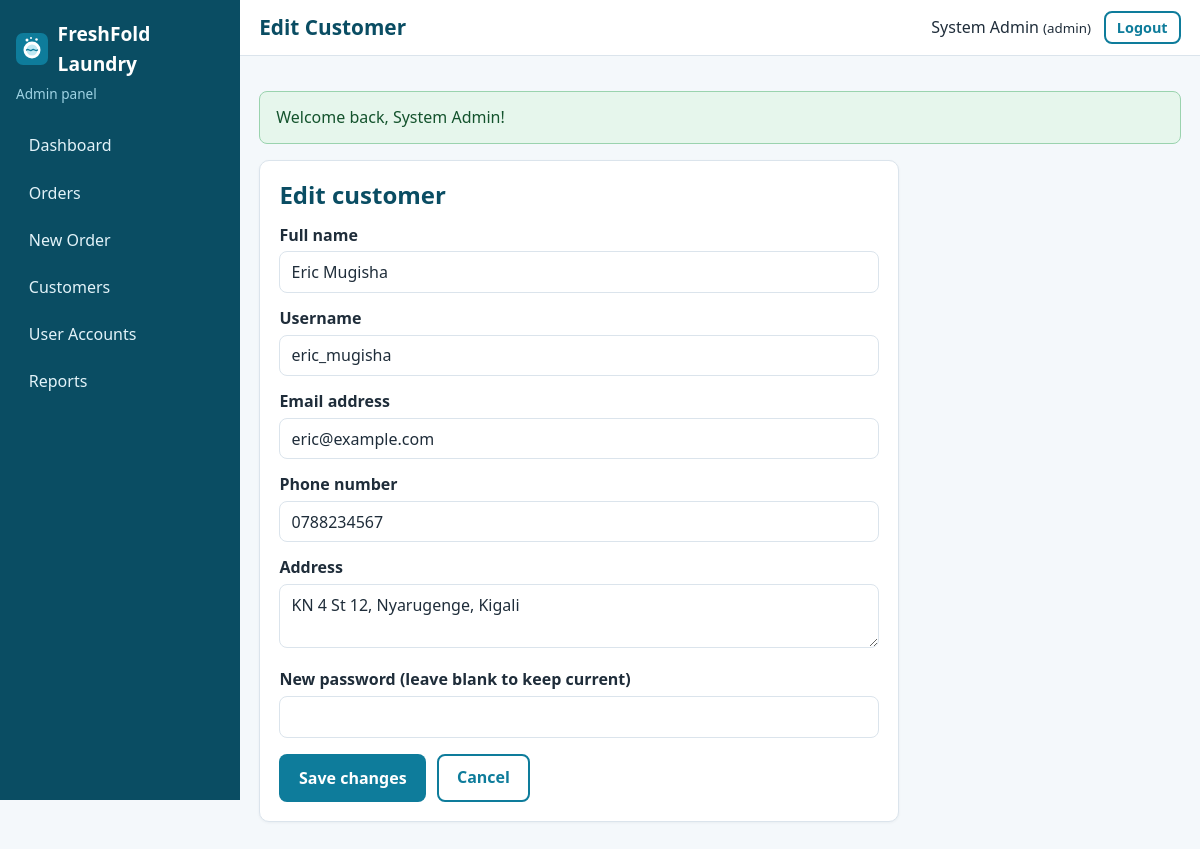
/admin/customer-form.php?id=2 (signed in), run on the app's committed database.
### tables this page shows
CREATE TABLE users (
    user_id       INT AUTO_INCREMENT PRIMARY KEY,
    username      VARCHAR(100) NOT NULL,
    email         VARCHAR(150) NOT NULL UNIQUE,
    password_hash VARCHAR(255) NOT NULL,               
    role          ENUM('admin','staff','customer') NOT NULL,
    created_at    TIMESTAMP DEFAULT CURRENT_TIMESTAMP
);

CREATE TABLE customers (
    customer_id INT AUTO_INCREMENT PRIMARY KEY,
    user_id     INT NOT NULL UNIQUE,                   
    full_name   VARCHAR(150) NOT NULL,
    phone       VARCHAR(20)  NOT NULL,
    address     TEXT NOT NULL,
    CONSTRAINT fk_customers_user
        FOREIGN KEY (user_id) REFERENCES users(user_id)
        ON DELETE CASCADE ON UPDATE CASCADE            
);

### app/controllers/CustomerController.php (called while the page is built, shortened)
<?php
class CustomerController
{
    public function adminForm(): void
    {
        requireRole(['admin']);
        $id       = (int) ($_GET['id'] ?? 0);
        $customer = null;
        if ($id > 0) {
            $customer = Customer::find($id);
        }
        $errors = [];
        $old    = $customer ?: ['username' => '', 'email' => '', 'full_name' => '', 'phone' => '', 'address' => ''];
        render('admin/customer_form', [
            'title'    => $customer ? 'Edit Customer' : 'Add Customer',
            'customer' => $customer,
            'errors'   => $errors,
            'old'      => $old,
        ]);
    }
}

### public/admin/customer-form.php (called while the page is built, shortened)
<?php
(new CustomerController())->adminForm();

### app/helpers/auth.php (called while the page is built, shortened)
<?php
function isLoggedIn(): bool
{
    return !empty($_SESSION['user_id']);
}
function currentUser(): ?array
{
    return [
        'user_id'  => (int) $_SESSION['user_id'],
        'username' => $_SESSION['username'] ?? '',
        'email'    => $_SESSION['email'] ?? '',
        'role'     => $_SESSION['role'] ?? '',
    ];
}
function requireLogin(): array
{
    $user = User::findById((int) $_SESSION['user_id']);
    return $user;
}
function requireRole(array $roles): array
{
    $user = requireLogin();
    return $user;
}

### app/config/database.php (called while the page is built, shortened)
<?php
function getDbConfig(): array
{
    $config = [
        'host'    => '127.0.0.1',
        'port'    => '3306',
        'name'    => 'online_laundry_db',
        'user'    => 'root',
        'pass'    => '',
        'charset' => 'utf8mb4',
    ];
    return $config;
}
function getConnection(): PDO
{
    static $pdo = null;
    if ($pdo instanceof PDO) {
        return $pdo;
    }
    $c   = getDbConfig();
    $dsn = "mysql:host={$c['host']};port={$c['port']};dbname={$c['name']};charset={$c['charset']}";
    try {
        $pdo = new PDO($dsn, $c['user'], $c['pass'], [
            PDO::ATTR_ERRMODE            => PDO::ERRMODE_EXCEPTION,
            PDO::ATTR_DEFAULT_FETCH_MODE => PDO::FETCH_ASSOC,
            PDO::ATTR_EMULATE_PREPARES   => false,
        ]);
    } catch (PDOException $e) {
        error_log('Database connection failed: ' . $e->getMessage());
        http_response_code(500);
        exit('Service temporarily unavailable. Please try again later.');
    }
    return $pdo;
}

### app/models/User.php (called while the page is built, shortened)
<?php
class User
{
    public static function findById(int $id)
    {
        $stmt = getConnection()->prepare(
            'SELECT user_id, username, email, role, created_at FROM users WHERE user_id = :id LIMIT 1'
        );
        $stmt->execute([':id' => $id]);
        return $stmt->fetch();
    }
}

### app/models/Customer.php (called while the page is built, shortened)
<?php
class Customer
{
    public static function find(int $customerId)
    {
        $stmt = getConnection()->prepare(
            'SELECT c.customer_id, c.user_id, c.full_name, c.phone, c.address, u.username, u.email
             FROM customers c JOIN users u ON u.user_id = c.user_id
             WHERE c.customer_id = :id LIMIT 1'
        );
        $stmt->execute([':id' => $customerId]);
        return $stmt->fetch();
    }
}

### app/views/admin/customer_form.php (the view, shortened to what this page needs)
<section class="card narrow-card">
    <h2><?= $customer ? 'Edit customer' : 'Add customer' ?></h2>
    <form method="post" data-validate>
        <label for="full_name">Full name</label>
        <input type="text" id="full_name" name="full_name" value="<?= val($old, 'full_name') ?>" required minlength="2" maxlength="150">
        <label for="username">Username</label>
        <input type="text" id="username" name="username" value="<?= val($old, 'username') ?>" required minlength="3" maxlength="100" pattern="[A-Za-z0-9 _.\-]{3,100}" title="Letters, numbers, spaces and . _ -">
        <label for="email">Email address</label>
        <input type="email" id="email" name="email" value="<?= val($old, 'email') ?>" required maxlength="150">
        <label for="phone">Phone number</label>
        <input type="tel" id="phone" name="phone" value="<?= val($old, 'phone') ?>" required pattern="\+?[0-9 \-]{9,20}" title="9-15 digits, optionally starting with +">
        <label for="address">Address</label>
        <textarea id="address" name="address" rows="2" required minlength="5" maxlength="500"><?= val($old, 'address') ?></textarea>
        <label for="password"><?= $customer ? 'New password (leave blank to keep current)' : 'Password' ?></label>
        <input type="password" id="password" name="password" minlength="8" <?= $customer ? '' : 'required' ?> autocomplete="new-password">
        <div class="btn-row">
            <button type="submit" class="btn btn-primary"><?= $customer ? 'Save changes' : 'Create customer' ?></button>
            <a class="btn btn-outline" href="<?= e(url('admin/customers.php')) ?>">Cancel</a>
        </div>
    </form>
</section>

### app/views/layouts/dashboard_header.php (shortened to what this page needs)
<?php
$user   = currentUser();
$role   = $user['role'];
$script = $_SERVER['SCRIPT_NAME'];
$menus = [
    'admin' => [
        ['admin/index.php', 'Dashboard'], ['admin/orders.php', 'Orders'], ['admin/order-form.php', 'New Order'],
        ['admin/customers.php', 'Customers'], ['admin/users.php', 'User Accounts'], ['admin/reports.php', 'Reports'],
    ],
    'staff' => [
        ['staff/index.php', 'Dashboard'], ['staff/orders.php', 'Assigned Orders'], ['staff/history.php', 'Order History'],
    ],
    'customer' => [
        ['customer/index.php', 'Dashboard'], ['customer/new-order.php', 'Schedule Pickup'], ['customer/orders.php', 'My Orders'],
        ['customer/items.php', 'Items & Prices'], ['customer/profile.php', 'My Profile'],
    ],
];
?>
<!DOCTYPE html>
<html lang="en">
<head>
    <link rel="stylesheet" href="<?= e(url('assets/css/style.css')) ?>">
</head>
<body class="dashboard">
<aside class="sidebar" id="sidebar">
    <a class="brand" href="<?= e(url('index.php')) ?>">
        <img src="<?= e(url('assets/images/logo.svg')) ?>" alt="" width="32" height="32">
        <span><?= e(APP_NAME) ?></span>
    </a>
    <p class="role-tag"><?= e(ucfirst($role)) ?> panel</p>
    <nav>
        <?php foreach ($menus[$role] as $item): ?>
            <a href="<?= e(url($item[0])) ?>" class="<?= substr($script, -strlen($item[0])) === $item[0] ? 'active' : '' ?>"><?= e($item[1]) ?></a>
        <?php endforeach; ?>
    </nav>
</aside>
<div class="dash-main">
    <header class="topbar">
        <h1><?= e($pageTitle) ?></h1>
        <div class="topbar-user">
            <span><?= e($user['username']) ?> <small>(<?= e($role) ?>)</small></span>
            <form method="post" action="<?= e(url('logout.php')) ?>">
                <button type="submit" class="btn btn-outline btn-small">Logout</button>
            </form>
        </div>
    </header>
    <main class="content">
        <?= renderFlash() ?>

### public/assets/css/style.css (style rules this page uses)
:root { --primary: #0e7c9b; --primary-dark: #0a4d63; --accent: #f59e0b; --bg: #f4f8fb; --card: #ffffff; --text: #1f2d3a; --muted: #64748b; --border: #dbe4ec; --danger: #c62828; --success: #1b7f3b; --radius: 10px; }
* { box-sizing: border-box; }
html { scroll-behavior: smooth; }
body { margin: 0; font-family: "Segoe UI", Roboto, Arial, sans-serif; color: var(--text); background: var(--bg); line-height: 1.55; }
img { max-width: 100%; height: auto; }
a { color: var(--primary); }
h1, h2, h3 { line-height: 1.25; margin: 0 0 .6rem; color: var(--primary-dark); }
p { margin: 0 0 1rem; }
.btn { display: inline-block; padding: .6rem 1.1rem; border-radius: 8px; border: 2px solid transparent; font-size: 1rem; font-weight: 600; text-decoration: none; cursor: pointer; text-align: center; font-family: inherit; }
.btn-primary { background: var(--primary); color: #fff; }
.btn-outline { background: transparent; border-color: var(--primary); color: var(--primary); }
.btn-small { padding: .3rem .7rem; font-size: .9rem; }
.btn-row { display: flex; gap: .7rem; flex-wrap: wrap; margin-top: 1rem; }
label { display: block; margin: .8rem 0 .25rem; font-weight: 600; }
input, select, textarea { width: 100%; padding: .55rem .7rem; border: 1px solid var(--border); border-radius: 8px; font-size: 1rem; font-family: inherit; background: #fff; color: var(--text); }
.card { background: var(--card); border: 1px solid var(--border); border-radius: var(--radius); padding: 1.2rem; margin-bottom: 1.2rem; box-shadow: 0 1px 3px rgba(15, 40, 60, .05); }
.narrow-card { max-width: 640px; }
.brand { display: flex; align-items: center; gap: .6rem; font-weight: 700; font-size: 1.2rem; color: var(--primary-dark); text-decoration: none; }
body.dashboard { display: flex; min-height: 100vh; }
.sidebar { width: 240px; background: var(--primary-dark); color: #fff; padding: 1.2rem 1rem; flex-shrink: 0; position: sticky; top: 0; height: 100vh; overflow-y: auto; }
.sidebar .brand { color: #fff; margin-bottom: .3rem; }
.role-tag { color: #9fd3e4; font-size: .85rem; margin-bottom: 1.2rem; }
.sidebar nav a { display: block; padding: .6rem .8rem; color: #e3f3f9; text-decoration: none; border-radius: 8px; margin-bottom: .2rem; }
.dash-main { flex: 1; min-width: 0; }
.topbar { display: flex; align-items: center; gap: 1rem; background: #fff; border-bottom: 1px solid var(--border); padding: .7rem 1.2rem; }
.topbar h1 { margin: 0; font-size: 1.3rem; flex: 1; }
.topbar-user { display: flex; align-items: center; gap: .8rem; }
.topbar-user form { margin: 0; }
.content { padding: 1.2rem; max-width: 1200px; }

### data on the page
users: role "Admin", username "System Admin", role "admin"
customers: full_name "Eric Mugisha", username "eric_mugisha", email "eric@example.com", phone "0788234567", address "KN 4 St 12, Nyarugenge, Kigali"

### other printed values
APP_NAME "FreshFold Laundry"
$item[1] "Dashboard"
$item[1] "Orders"
$item[1] "New Order"
$item[1] "Customers"
$item[1] "User Accounts"
$item[1] "Reports"
$pageTitle "Edit Customer"
$f['message'] "Welcome back, System Admin!"
